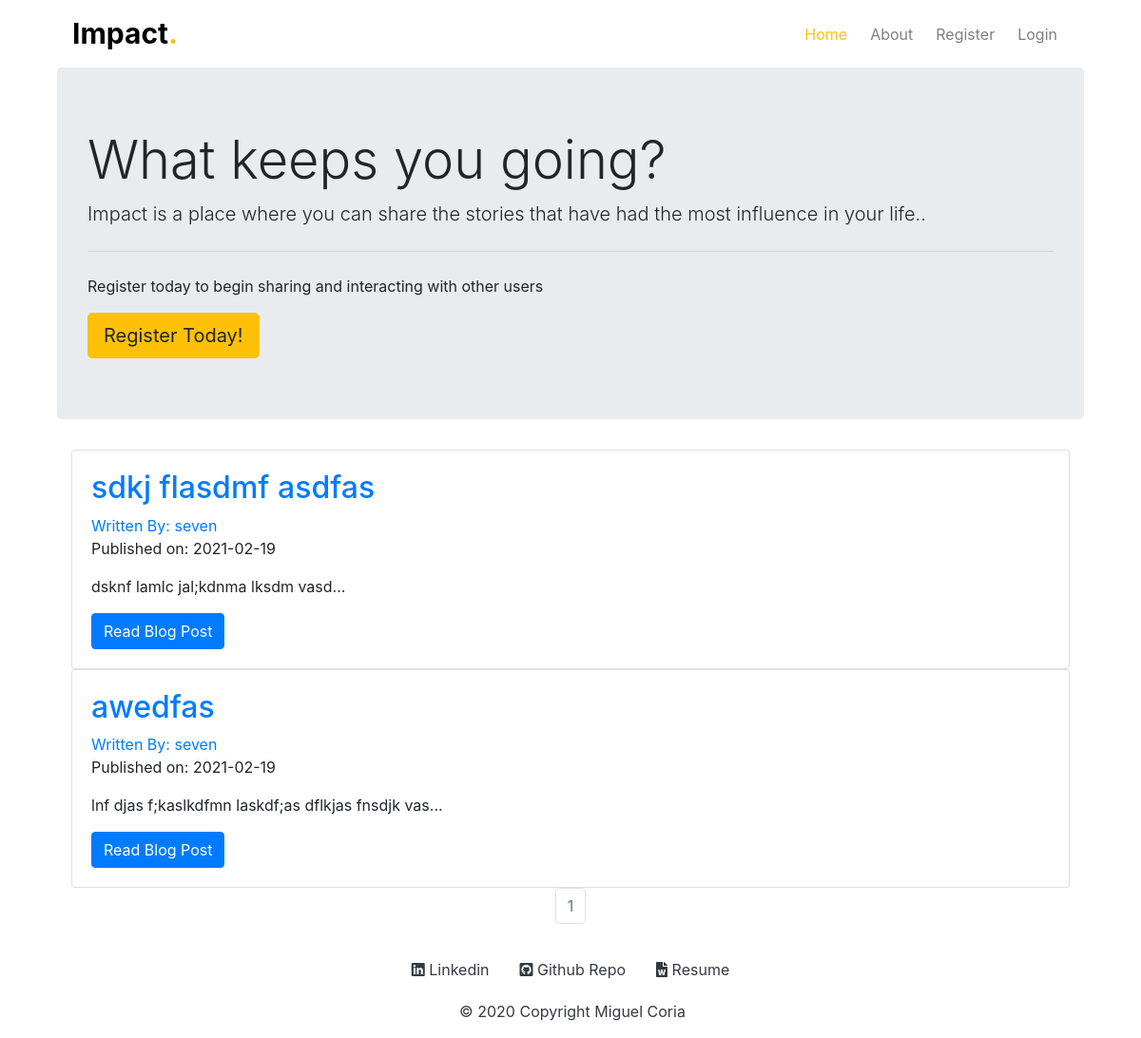
Before: / with the older database file.
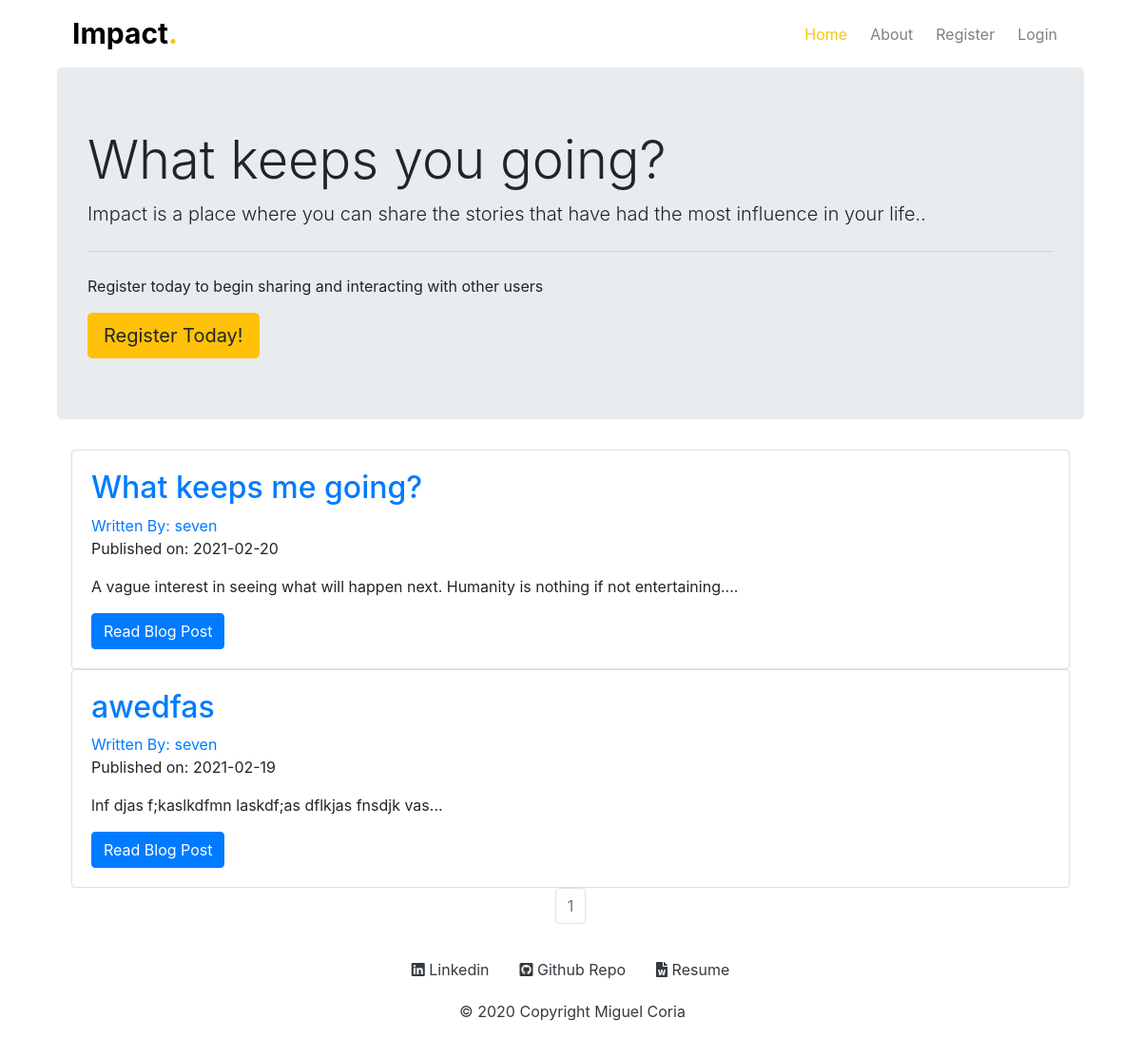
After: the same page with the newer database file.
### impact/models.py (models this page shows, shortened)
class Post(db.Model):
    users = db.relationship(User)
    id = db.Column(db.Integer, primary_key=True)
    user_id = db.Column(db.Integer, db.ForeignKey('users.id'), nullable=False)
    date = db.Column(db.DateTime, nullable=False, default=datetime.utcnow)
    title = db.Column(db.String(140), nullable=False)
    text = db.Column(db.Text, nullable=False)

class User(db.Model,UserMixin):
    __tablename__ = 'users'
    id = db.Column(db.Integer, primary_key=True)
    profile_image = db.Column(db.String(64), nullable=False, default='default_profile.png')
    email = db.Column(db.String(64), unique=True, index=True)
    username = db.Column(db.String(64), unique=True, index=True)
    password_hash = db.Column(db.String(128))
    posts = db.relationship("Post", backref="author", lazy=True)

### impact/core/views.py (the view)
@core.route('/')
def index():
    page = request.args.get('page', 1, type=int)
    blog_posts = Post.query.order_by(Post.date.desc()).paginate(page=page,per_page=3)
    return render_template('index.html', blog_posts=blog_posts)

### impact/templates/index.html (shortened to what this page needs)
{% extends "base.html" %}
{% block content%}
<div class="container">
    {% with messages = get_flashed_messages(category_filter=["success"]) %}
    <div class="jumbotron">
    {% endwith %}
  <h1 class="display-4">What keeps you going?</h1>
  <p class="lead">Impact is a place where you can share the stories that have had the most influence in your life..</p>
  <hr class="my-4">
  <p>Register today to begin sharing and interacting with other users</p>
  <a class="btn btn-warning btn-lg" href="/register" role="button">Register Today!</a>
</div>
<div class="container">
    {% for post in blog_posts.items %}
    <div class="card" >
      <div class="card-body">
        <h2><a class="card-title" href="{{ url_for('blog_post.blog_post', blog_post_id=post.id) }}">{{ post.title }}</a></h2>
        <a href="{{ url_for('users.user_posts', username=post.author.username) }}">Written By: {{ post.author.username }}</a>
        <p>Published on: {{ post.date.strftime('%Y-%m-%d') }}</p>
        <p class="card-text">{{ post.text[:100] }}...</p>
        <a href="{{ url_for('blog_post.blog_post', blog_post_id=post.id) }}" class="btn btn-primary">Read Blog Post</a>
      </div>
    </div>
   {% endfor %}
   <nav aria-label="Page navigation example">
     <ul class="pagination justify-content-center">
       {% for page_num in blog_posts.iter_pages(left_edge=1, right_edge=1, left_current=1, right_current=2) %}
          {% if blog_posts.page == page_num %}
          <li class="page-item disabled">
            <a class="page-link" href="{{ url_for('core.index', page=page_num) }}">{{ page_num }}</a></li>
          {% else %}
            <li class="page-item"><a class="page-link" href="{{ url_for('core.index', page=page_num) }}">{{ page_num }}</a></li>
          {% endif %}
      {% endfor %}
    </nav>
{% endblock %}

Changed rows visible on the page:
removed Post: title "sdkj flasdmf asdfas", author.username "seven", date "2021-02-19", text "dsknf lamlc jal;kdnma lksdm vasd"
added Post: title "What keeps me going?", author.username "seven", date "2021-02-20", text "A vague interest in seeing what will happen next. Humanity is nothing if not entertaining."
